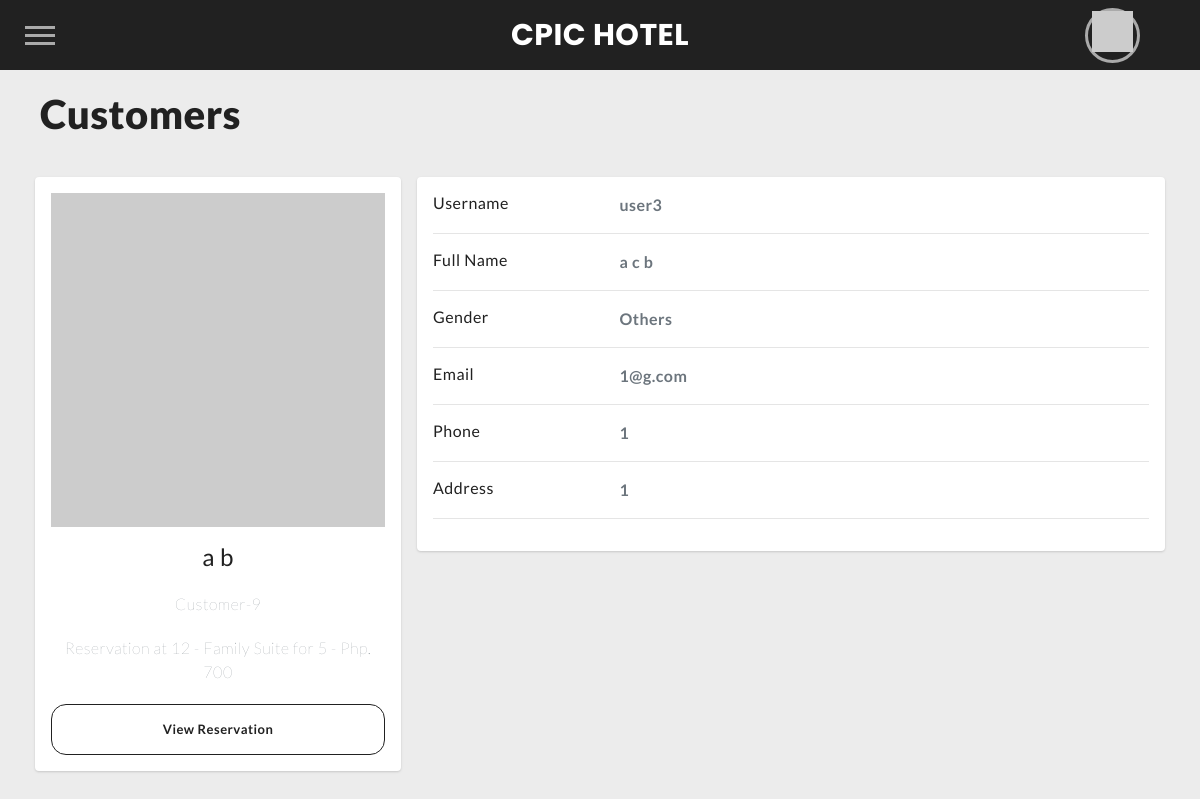
The app's page /customers/9 (signed in) with its own data.
### hotelSystem/models.py (models this page shows, shortened)
class Customer(models.Model):
    customer_id = models.BigAutoField(primary_key=True)
    first_name = models.CharField(max_length=50)
    middle_name = models.CharField(max_length=50, null=False, blank=True)
    last_name = models.CharField(max_length=50)
    contact_no = models.CharField(max_length=15)
    address = models.CharField(max_length=100)
    email_address = models.EmailField(null=True, blank=True)
    SEX_CHOICES = (
        ('M', 'Male',),
        ('F', 'Female',),
        ('O', 'Others',),
    )
    sex = models.CharField(
        max_length=20,
        choices=SEX_CHOICES,
        default=SEX_CHOICES[0][1]
    )
    STATUS_CHOICES = (
        ('NR', 'Not Reserved'),
        ('R', 'Reserved'),
        ('CI', 'Checked In'),
        ('CO', 'Checked Out')
    )
    status = models.CharField(
        max_length=20,
        choices=STATUS_CHOICES,
        default=STATUS_CHOICES[0][1]
    )
    user = models.ForeignKey(User, on_delete=models.CASCADE, null=True)
    class Meta:
        ordering = ['first_name', 'middle_name', 'last_name']

class Room(models.Model):
    room_no = models.CharField(max_length=10, primary_key=True)
    description = models.CharField(max_length=256)
    room_type = models.ForeignKey('RoomType', null=False, blank=True, on_delete=models.CASCADE)
    availability = models.BooleanField(default=True)
    reservation = models.ForeignKey(Reservation, null=True, blank=True, on_delete=models.SET_NULL)
    facility = models.ManyToManyField('Facility', blank=True)
    ordering = ['room_no', ]
    def __str__(self):
        return "%s - %s - Php. %i" % (self.room_no, self.room_type.name, self.room_type.price)
    def display_facility(self):
        """
        This function should be defined since facility is many-to-many relationship
        It cannot be displayed directly on the admin panel for list_display
        """
        return ', '.join(facility.name for facility in self.facility.all())
    display_facility.short_description = 'Facilities'

class RoomType(models.Model):
    name = models.CharField(max_length=25)
    price = models.PositiveIntegerField(default = 0)

class User(AbstractUser):
    SEX_CHOICES = (
        ('M', 'Male',),
        ('F', 'Female',),
        ('O', 'Others',),
    )
    sex = models.CharField(
        max_length=20,
        choices=SEX_CHOICES,
        default=SEX_CHOICES[0][1]
    )

### hotelSystem/views.py (the view)
# urls.py: path("customers/<int:customerID>", views.customer_view, name="customer_view"),
@login_required(login_url='login')
def customer_view(request, customerID):
    customer =  Customer.objects.get(customer_id = customerID)
    if not request.user.groups.filter(name='Staff').exists() and customer.user.id!=request.user.id:
        return HttpResponseRedirect(reverse("index"))
    room= Room.objects.filter(reservation__customer = customer)
    page_title = str(customer.first_name)+" "+str(customer.last_name)
    data = {
        'title': page_title,
        'customer': customer,
        'reservation': reservations,
        'room': room
    }
    return render(request, "hotelSystem/customer_view.html", data)

### hotelSystem/templatetags/custom_tags.py (called while the page is built)
@register.filter
def has_group(user, group_name):
    return user.groups.filter(name=group_name).exists()

### hotelSystem/templates/hotelSystem/customer_view.html (shortened to what this page needs)
{% extends "hotelSystem/layout.html" %}
{% load static %}
{% block additional-static %}
  <link rel="stylesheet" href="https://stackpath.bootstrapcdn.com/bootstrap/4.3.1/css/bootstrap.min.css">
  <link href="{% static 'hotelSystem/css/customer_view.css' %}" rel="stylesheet" />
{% endblock %} {% block body %}
<h1>Customers</h1>
<br />
<div class="profile-container">
  <div class="main-body">
    <div class="row gutters-sm">
      <div class="col-md-4 mb-3">
        <div class="card">
          <div class="card-body">
            <div class="d-flex flex-column align-items-center text-center">
              {% if customer.get_sex_display == 'Male'%}
                  <img src="https://avatars.dicebear.com/api/micah/{{customer.first_name}}{{customer.last_name}}.svg?hair[]=fonze&facialHairProbability=0&earringsProbability=0&baseColor[]=apricot" alt="Not Found" onerror=this.src="{% static 'hotelSystem/img/staff.png' %}" class="leaderboard__picture"class="rounded-circle" width="150">
              {% else %}
                  <img src="https://avatars.dicebear.com/api/micah/{{customer.first_name}}{{customer.last_name}}.svg?hair[]=full,pixie&facialHairProbability=0&baseColor[]=apricot" alt="Not Found" onerror=this.src="{% static 'hotelSystem/img/staff.png' %}" class="leaderboard__picture" width="150">
              {% endif %}
              <div class="mt-3">
                <h4>{{customer.first_name}} {{customer.last_name}}</h4>
                <p class="text-secondary mb-1">
                  Customer-{{customer.customer_id}}
                </p>
                {% if room %}
                  {% for r in room %}
                    <p class="text-muted font-size-sm">
                      <span>
                        Reservation at {{r}}
                      </span>
                    </p>
                  {% endfor %}
                  {% with room|first as first_room %}
                    <a href="{% url 'reservations_view' first_room.reservation.reservation_id %}" class="submit-btn">
                      View Reservation
                    </a>
                  {% endwith %}
                {% else %}
                  <p class="text-muted font-size-sm">No Reservation</p>
                {% endif %}
              </div>
            </div>
          </div>
        </div>
      </div>
      <div class="col-md-8">
        <div class="card mb-3">
          <div class="card-body">
            <div class="row">
              <div class="col-sm-3">
                <h6 class="mb-0">Username</h6>
              </div>
              <div class="col-sm-9 text-secondary">
                {{customer.user.username}}
              </div>
            </div>
            <hr />
            <div class="row">
              <div class="col-sm-3">
                <h6 class="mb-0">Full Name</h6>
              </div>
              <div class="col-sm-9 text-secondary">
                {{customer.first_name}} {{customer.middle_name}}
                {{customer.last_name}}
              </div>
            </div>
            <hr />
            <div class="row">
              <div class="col-sm-3">
                <h6 class="mb-0">Gender</h6>
              </div>
              <div class="col-sm-9 text-secondary">{{customer.get_sex_display}}</div>
            </div>
            <hr />
            <div class="row">
              <div class="col-sm-3">
                <h6 class="mb-0">Email</h6>
              </div>
              <div class="col-sm-9 text-secondary">
                {{customer.email_address}}
              </div>
            </div>
            <hr />
            <div class="row">
              <div class="col-sm-3">
                <h6 class="mb-0">Phone</h6>
              </div>
              <div class="col-sm-9 text-secondary">{{customer.contact_no}}</div>
            </div>
            <hr />
            <div class="row">
              <div class="col-sm-3">
                <h6 class="mb-0">Address</h6>
              </div>
              <div class="col-sm-9 text-secondary">{{customer.address}}</div>
            </div>
            <hr />
          </div>
        </div>
      </div>
    </div>
  </div>
</div>
{% endblock %}

### hotelSystem/static/hotelSystem/css/customer_view.css (style rules this page uses)
.main-body { padding: 15px; }
.card { box-shadow: 0 1px 3px 0 rgba(0,0,0,.1), 0 1px 2px 0 rgba(0,0,0,.06); }
.card { position: relative; display: flex; flex-direction: column; min-width: 0; word-wrap: break-word; background-color: #fff; background-clip: border-box; border: 0 solid rgba(0,0,0,.125); border-radius: .25rem; }
.card-body { flex: 1 1 auto; min-height: 1px; padding: 1rem; }
.gutters-sm { margin-right: -8px; margin-left: -8px; }
.gutters-sm>.col, .gutters-sm>[class*=col-] { padding-right: 8px; padding-left: 8px; }
.mb-3, .my-3 { margin-bottom: 1rem!important; }
.submit-btn { background-color: transparent; color: var(--myDark); border: 1px solid var(--myDark); border-radius: 15px; display: block; padding: 15px; max-width: 100%; font-size: 13px; font-weight: bold; cursor: pointer; opacity: 1; visibility: visible; transition: all .3s ease; }

### hotelSystem/static/hotelSystem/css/styles.css (style rules this page uses)
* { margin: 0px; padding: 0; box-sizing: border-box; }
html, body { font-family: var(--font-text); overflow-x: hidden; }
html { background: var(--lightgrey); background-color: var(--lightgrey); }
body { background-color: var(--lightgrey); scroll-behavior: smooth; }
main h1 { font-size: 2.5rem; font-weight: bolder; margin-left: 20px; }
main p { line-height: 1.5; font-weight: 200; margin: 20px 0; }
* { box-sizing: border-box; margin: 0; padding: 0; }
html, body { height: 100%; }
a, a:visited, a:focus, a:active, a:link { text-decoration: none; outline: none !important; }
a { color: currentColor; transition: .2s ease-in-out; -webkit-tap-highlight-color: transparent; -webkit-touch-callout: none; -webkit-user-select: none; -khtml-user-select: none; -moz-user-select: none; -ms-user-select: none; user-select: none; }
h1, h2, h3, h4 { margin: 0; }
img { vertical-align: middle; height: auto; width: 100%; }

### hotelSystem/templates/hotelSystem/layout.html (style rules this page uses)
:root { --myDark: #212121; --light: #fdfdfd; --lightgrey:#ececec; --thirdcolor:#0A66C2; --font-header:'Poppins'; --font-text: 'Lato'; --dotcolor:50, 49, 51; --dot: radial-gradient(rgb(var(--dotcolor)) 67%, rgba(var(--dotcolor), 0) 68%); }

### records on screen
Customer: first_name "a", last_name "b", customer_id "9", user.username "user3", middle_name "c", sex "Others", email_address "1@g.com", contact_no "1", address "1"
Room: room_no+room_type "12 - Family Suite for 5 - Php. 700"
